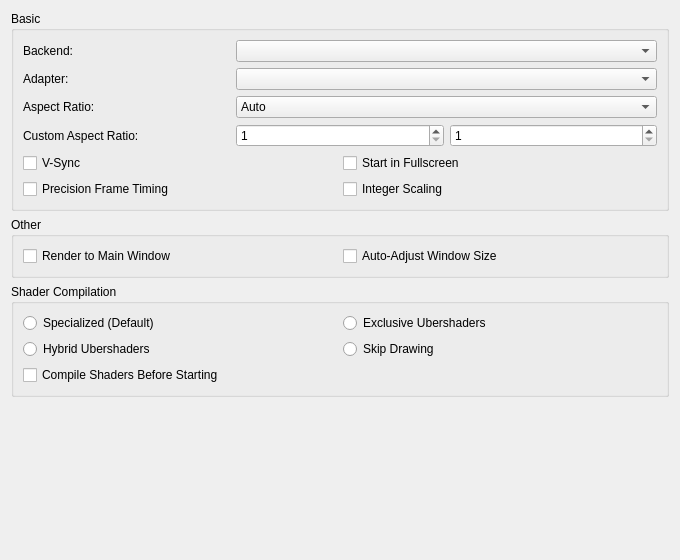
<?xml version="1.0" encoding="UTF-8"?>
<ui version="4.0">
 <class>GeneralWidget</class>
 <widget class="QWidget" name="GeneralWidget">
  <property name="geometry">
   <rect>
    <x>0</x>
    <y>0</y>
    <width>680</width>
    <height>560</height>
   </rect>
  </property>
  <layout class="QVBoxLayout" name="rootLayout">
   <item>
    <widget class="QGroupBox" name="basicGroup">
     <property name="title">
      <string>Basic</string>
     </property>
     <layout class="QGridLayout" name="basicLayout">
      <item row="0" column="0">
       <widget class="QLabel" name="backendLabel">
        <property name="text">
         <string>Backend:</string>
        </property>
        <property name="buddy">
         <cstring>backendComboBox</cstring>
        </property>
       </widget>
      </item>
      <item row="0" column="1" colspan="2">
       <widget class="QComboBox" name="backendComboBox"/>
      </item>
      <item row="1" column="0">
       <widget class="QLabel" name="adapterLabel">
        <property name="text">
         <string>Adapter:</string>
        </property>
        <property name="buddy">
         <cstring>adapterComboBox</cstring>
        </property>
       </widget>
      </item>
      <item row="1" column="1" colspan="2">
       <widget class="QComboBox" name="adapterComboBox"/>
      </item>
      <item row="2" column="0">
       <widget class="QLabel" name="aspectRatioLabel">
        <property name="text">
         <string>Aspect Ratio:</string>
        </property>
        <property name="buddy">
         <cstring>aspectRatioComboBox</cstring>
        </property>
       </widget>
      </item>
      <item row="2" column="1" colspan="2">
       <widget class="QComboBox" name="aspectRatioComboBox">
        <item>
         <property name="text">
          <string>Auto</string>
         </property>
        </item>
        <item>
         <property name="text">
          <string>Force 16:9</string>
         </property>
        </item>
        <item>
         <property name="text">
          <string>Force 4:3</string>
         </property>
        </item>
        <item>
         <property name="text">
          <string>Stretch to Window</string>
         </property>
        </item>
        <item>
         <property name="text">
          <string>Custom</string>
         </property>
        </item>
        <item>
         <property name="text">
          <string>Custom (Stretch)</string>
         </property>
        </item>
       </widget>
      </item>
      <item row="3" column="0">
       <widget class="QLabel" name="customAspectRatioLabel">
        <property name="text">
         <string>Custom Aspect Ratio:</string>
        </property>
        <property name="buddy">
         <cstring>customAspectWidthSpinBox</cstring>
        </property>
       </widget>
      </item>
      <item row="3" column="1">
       <widget class="QSpinBox" name="customAspectWidthSpinBox">
        <property name="minimum">
         <number>1</number>
        </property>
        <property name="maximum">
         <number>10000</number>
        </property>
       </widget>
      </item>
      <item row="3" column="2">
       <widget class="QSpinBox" name="customAspectHeightSpinBox">
        <property name="minimum">
         <number>1</number>
        </property>
        <property name="maximum">
         <number>10000</number>
        </property>
       </widget>
      </item>
      <item row="4" column="0" colspan="3">
       <layout class="QGridLayout" name="basicOptionsLayout">
        <item row="0" column="0">
         <widget class="QCheckBox" name="vsyncCheckBox">
          <property name="text">
           <string>V-Sync</string>
          </property>
         </widget>
        </item>
        <item row="0" column="1">
         <widget class="QCheckBox" name="fullscreenCheckBox">
          <property name="text">
           <string>Start in Fullscreen</string>
          </property>
         </widget>
        </item>
        <item row="1" column="0">
         <widget class="QCheckBox" name="precisionFrameTimingCheckBox">
          <property name="text">
           <string>Precision Frame Timing</string>
          </property>
         </widget>
        </item>
        <item row="1" column="1">
         <widget class="QCheckBox" name="integerScalingCheckBox">
          <property name="text">
           <string>Integer Scaling</string>
          </property>
         </widget>
        </item>
       </layout>
      </item>
     </layout>
    </widget>
   </item>
   <item>
    <widget class="QGroupBox" name="otherGroup">
     <property name="title">
      <string>Other</string>
     </property>
     <layout class="QGridLayout" name="otherLayout">
      <item row="0" column="0">
       <widget class="QCheckBox" name="renderToMainWindowCheckBox">
        <property name="text">
         <string>Render to Main Window</string>
        </property>
       </widget>
      </item>
      <item row="0" column="1">
       <widget class="QCheckBox" name="autoAdjustWindowSizeCheckBox">
        <property name="text">
         <string>Auto-Adjust Window Size</string>
        </property>
       </widget>
      </item>
     </layout>
    </widget>
   </item>
   <item>
    <widget class="QGroupBox" name="shaderCompilationGroup">
     <property name="title">
      <string>Shader Compilation</string>
     </property>
     <layout class="QGridLayout" name="shaderCompilationLayout">
      <item row="0" column="0">
       <widget class="QRadioButton" name="specializedShaderRadioButton">
        <property name="text">
         <string>Specialized (Default)</string>
        </property>
       </widget>
      </item>
      <item row="0" column="1">
       <widget class="QRadioButton" name="exclusiveUbershadersRadioButton">
        <property name="text">
         <string>Exclusive Ubershaders</string>
        </property>
       </widget>
      </item>
      <item row="1" column="0">
       <widget class="QRadioButton" name="hybridUbershadersRadioButton">
        <property name="text">
         <string>Hybrid Ubershaders</string>
        </property>
       </widget>
      </item>
      <item row="1" column="1">
       <widget class="QRadioButton" name="skipDrawingRadioButton">
        <property name="text">
         <string>Skip Drawing</string>
        </property>
       </widget>
      </item>
      <item row="2" column="0">
       <widget class="QCheckBox" name="waitForShadersCheckBox">
        <property name="text">
         <string>Compile Shaders Before Starting</string>
        </property>
       </widget>
      </item>
     </layout>
    </widget>
   </item>
   <item>
    <spacer name="verticalSpacer">
     <property name="orientation">
      <enum>Qt::Orientation::Vertical</enum>
     </property>
     <property name="sizeHint" stdset="0">
      <size>
       <width>20</width>
       <height>40</height>
      </size>
     </property>
    </spacer>
   </item>
  </layout>
 </widget>
 <tabstops>
  <tabstop>backendComboBox</tabstop>
  <tabstop>adapterComboBox</tabstop>
  <tabstop>aspectRatioComboBox</tabstop>
  <tabstop>customAspectWidthSpinBox</tabstop>
  <tabstop>customAspectHeightSpinBox</tabstop>
  <tabstop>vsyncCheckBox</tabstop>
  <tabstop>fullscreenCheckBox</tabstop>
  <tabstop>precisionFrameTimingCheckBox</tabstop>
  <tabstop>integerScalingCheckBox</tabstop>
  <tabstop>renderToMainWindowCheckBox</tabstop>
  <tabstop>autoAdjustWindowSizeCheckBox</tabstop>
  <tabstop>specializedShaderRadioButton</tabstop>
  <tabstop>exclusiveUbershadersRadioButton</tabstop>
  <tabstop>hybridUbershadersRadioButton</tabstop>
  <tabstop>skipDrawingRadioButton</tabstop>
  <tabstop>waitForShadersCheckBox</tabstop>
 </tabstops>
 <resources/>
 <connections/>
</ui>
